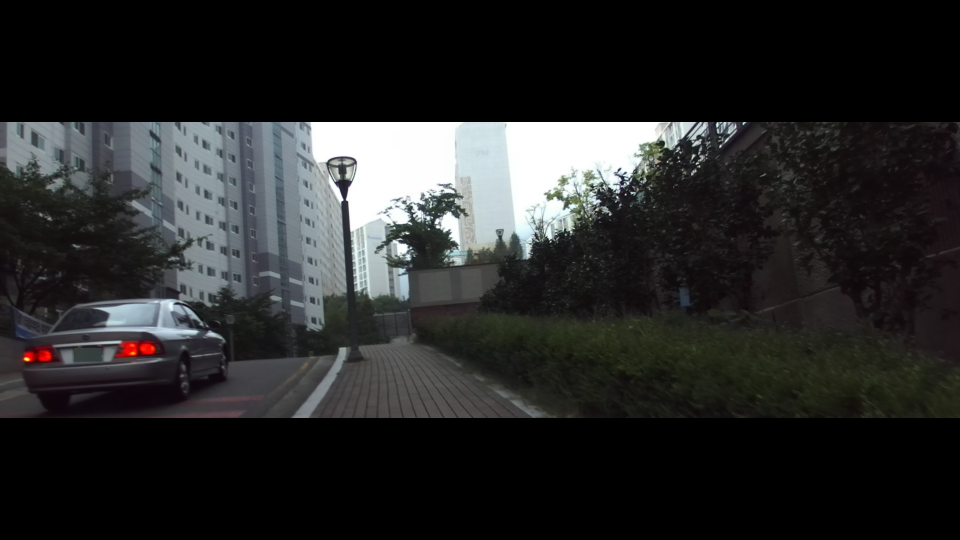
#> input picture min/datas/Depth_007/ZED4_KSC_010821_left.png, 1920 x 1080 px, found by its file name (shown at 1/2 size)
$ jupyter execute --allow-errors main3.ipynb
#> lines starting #> are read from the running program, lines starting #| are printed output that depends on the picture; after the words box and inside, x2 and y2 are one past the last pixel; in counts of white or black regions, pixels touching at a corner belong together
# Stereo Vision
-

# Depth Perception (깊이 인식)
-

# Disparity (디스패리티)
- 왼쪽 사진의 이 픽셀이 오른쪽 사진에서는 어디에 있습니까? 왼쪽에서 보이는 위치와 오른쪽에서 보이는 위치가 다릅니다. 이 x좌표 차이를 계산하는 것이 바로 Disparity (디스패리티) 입니다. (Disparity = 왼쪽 픽셀 위치 - 오른쪽 픽셀 위치 / 200- 180 = 20)
- 왜 disparity가 중요하냐? => 거리(depth)를 계산할 수 있음
  * Depth = (focal_length × baseline) / disparity
  * focal_length = 카메라 렌즈 특성
  * baseline = 두 카메라 사이 거리
  * disparity = 두 이미지에서 물체 위치 차이
- 가까운 물체 : disparity = 큼, Depth = 작음
- 먼물체 : disparity = 작음, Depth = 큼

# Stereo Vision의 핵심 문제?
- 왼쪽 이미지의 픽셀이 오른쪽 이미지의 어느 픽셀인지 찾는 것 **Stereo Matching** 이라고도 함

# disp16.png
- 각 픽셀마다 disparity 값을 저장한 이미지

# Stereo Matching이 매우 어렵다.
1- 하늘 텍스처가 없습니다.
2- 반사, 유리, 물 픽셀이 달라집니다.
3- 왼쪽에서는 보이는데 오른쪽에서는 안 보입니다.

# 그래서 딥러닝, GA Net이 등장합니다.

# GA-Net
- 두 이미지를 입력으로 받아 각 픽셀의 disparity를 예측하는 딥러닝 모델
- 입력 : Left Image, Right Image
- 모델 : GA-Net
- 출력 : Disparity Map

# 전체 파이프라인
Left image
Right image
      ↓
Stereo Matching (GA-Net)
      ↓
Disparity Map
      ↓
Depth 계산
      ↓
3D geometry
      ↓
Slope 계산

# 매우 중요한 이해 포인트
- 여러분 프로젝트는 이미 disparity가 계산된 상태입니다.

1. 두 카메라는 서로 떨어져 있습니다.
```
Camera L        Camera R
    |--------------|
         baseline
```

여기서 baseline은 120 mm 정도 입니다(conf 파일에서 확인 가능, BaseLine = 120.009)

2. 삼각형이 만들어집니다
```
CameraL ----- CameraR
     \        /
      \      /
       \    /
        물체
```
이 삼각형에서

```
disparity
baseline
focal length
```
를 알면 물체 거리(depth)를 계산할 수 있습니다.

```
Depth = (focal_length × baseline) / disparity
```
3. conf 파일이 왜 필요한가
Depth 계산에는
```
focal length
baseline
```
이 필요합니다.

이 값들이 여기 있습니다.
```
[LEFT_CAM_2K]
fx=1394.83
fy=1394.83
```

```
focal length	카메라 렌즈 특성
baseline	두 카메라 사이 거리
disparity	좌우 픽셀 차이
```

```
fx = focal length
```

```
BaseLine = 120.009
```

4. 이제 3D 좌표를 만들 수 있습니다.
이미지 픽셀은
```
(x, y)
```
입니다.

Depth가 추가되면
```
(x, y, z)
```
가 됩니다.

즉 **3D 좌표** 입니다.
이걸 **Point Cloud**라고 합니다.

5. Point Cloud가 왜 중요한가?
- 3D 공간에서 도로는 평면입니다.
- 그래서 우리는 도로 평면을 찾습니다.

6. Plane을 찾는 방법
- 이 점들을 보면 **기울어진 평면**이 위에 있습니다.
- 그래서 **Plane fitting**이라는 알고리즘을 사용합니다. 대표적으로 RANSAC을 사용합니다.

7. ROI는 무엇인가
ROI = Region Of Interest
> 우리가 관심 있는 영역
예를 들어 이미지가 이렇게 있다고 합시다.
```
┌────────────────────┐
│        하늘        │
│                    │
│        건물        │
│                    │
│        사람        │
│                    │
│        도로        │
└────────────────────┘
```
하지만 우리는 도로의 경사만 알고 싶습니다. 그래서 실제로 필요한 영역은
```
┌────────────────────┐
│                    │
│                    │
│                    │
│                    │
│        도로        │
└────────────────────┘
```

그래서 코드에서 이렇게 합니다.
```
roi = (0.6, 1.0)
```
✔ 계산량도 줄어듦

1. Segmentation 기반 장애물 마스킹이 무슨 의미인가?
- 사진에서 “도로/인도(지면)”만 남기고, 사람/차/벽/건물 같은 “지면이 아닌 것”을 가려(=마스킹) 버리는 것입니다.
2. Semantic Segmentation?
- 사진의 모든 픽셀에 대해 “이 픽셀이 무엇인지” 라벨을 붙이는 작업

PIDNet이 하는 일
- 픽셀별 클래스 맵(예: road/sidewalk/person…)
- PIDNet의 “유명한 특징”은: real-time을 목표로 설계돼서, 정확도만 높은 모델보다 빠르게 돌아가도록 최적화되어 있다는 점입니다. https://openaccess.thecvf.com/content/CVPR2023/papers/Xu_PIDNet_A_Real-Time_Semantic_Segmentation_Network_Inspired_by_PID_Controllers_CVPR_2023_paper.pdf?utm_source=chatgpt.com

[cell 1]
# PIDNet 공식 구현/가중치는 GitHub에 있고, 실사용은 “사전학습 가중치로 추론만” 하는 방식이 가장 현실적입니다.
# Qualcomm이 배포한 **PidNet(HuggingFace)**에는 ONNX 모델도 있어 웹데모/CPU 추론에 유리합니다
# Cityscapes 계열 segmentation은 흔히 **19-class trainId(0~18)**를 쓰며, 일반적으로 road, sidewalk 같은 클래스가 포함됩니다. (단, “id” vs “trainId”가 다를 수 있어 모델 출력 라벨 정의를 확인해야 함)
import os
import cv2
import numpy as np
import onnxruntime as ort

MODEL_PATH = "models/pidnet.onnx" # ONNX 모델을 로드할 때 사용됩니다.

# Cityscapes 계열 19-class trainId를 쓰는 경우가 흔함:
# (많은 구현에서) road=0, sidewalk=1 로 학습되는 경우가 많습니다.
# 하지만 모델에 따라 다를 수 있으니, 결과가 이상하면 여기부터 의심하세요.
ROAD_ID = 0
SIDEWALK_ID = 1

'''
0 = road
1 = sidewalk
2 = building
3 = person
4 = car
...
'''

# 이미지 정규화(normalization)
# 전처리: ImageNet mean/std (대부분 segmentation backbone에서 사용)
MEAN = np.array([0.485, 0.456, 0.406], dtype=np.float32)
STD  = np.array([0.229, 0.224, 0.225], dtype=np.float32)

# Segmentation 모델은 특정 입력 해상도에서 학습됨.
# PIDNet/Cityscapes는 보통 (H,W)=(1024,2048)로 학습된 경우가 많아
# 디버깅/재현성 위해 일단 resize 권장.
TARGET_H, TARGET_W = 1024, 2048


# 모델이 먹을 수 있는 형태로 변환 (OpenCV 이미지 → 모델 입력 텐서)
# bgr = OpenCV 이미지
# shape = (H,W,3)
# [82 lines left out: functions preprocess_bgr, postprocess_logits, make_ground_mask, overlay_mask, main, not called in this run]


#> (the rest of this cell did not finish here and is left out)

[cell 2]
import os
import re
import math
import cv2
import numpy as np

# ---------------------------
# 1) .conf 파서 (필요한 값만)
# ---------------------------
def parse_zed_conf(conf_path, section="LEFT_CAM_FHD"):
    """
    section은 이미지 해상도에 맞춰 골라야 합니다.
    너희 crop가 1920x592면 보통 FHD 기준을 많이 씁니다.
    """
    data = {}
    current = None
    with open(conf_path, "r", encoding="utf-8") as f:
        for line in f:
            line = line.strip()
            if not line or line.startswith("#"):
                continue
            m = re.match(r"\[(.+)\]", line)
            if m:
                current = m.group(1)
                data[current] = {}
                continue
            if "=" in line and current is not None:
                k, v = line.split("=", 1)
                data[current][k.strip()] = float(v.strip())

    # intrinsics
    fx = data[section]["fx"]
    fy = data[section]["fy"]
    cx = data[section]["cx"]
    cy = data[section]["cy"]

    # baseline (보통 mm로 제공되는 경우가 많음)
    baseline_mm = data["STEREO"]["BaseLine"]
    baseline_m = baseline_mm / 1000.0

    return fx, fy, cx, cy, baseline_m

# ---------------------------
# 2) disp16 -> disparity(float) -> depth(m)
# ---------------------------
# [136 lines left out: functions disp16_to_depth, depth_to_points, fit_plane_ransac, overlay_plane_inliers_on_image, not called in this run]

# 0) 로드
conf_path = "datas/Depth_007/Depth_007.conf"
#> (the rest of this cell did not finish here and is left out)

[cell 3]
# ---------------------------
# 5) Plane normal -> slope (%)
# ---------------------------
# [35 lines left out: functions plane_to_slope_percent, slope_to_level, not called in this run]

# ---------------------------
# 6) 한 장면 실행 함수
# ---------------------------
def run_one_scene(folder, prefix, conf_path, conf_section="LEFT_CAM_FHD"):
    """
    folder: Depth_007 폴더 경로
    prefix: 예) "ZED4_KSC_010821"
    """
#> called with folder = 'datas/Depth_007', prefix = 'ZED4_KSC_010821', conf_path = 'datas/Depth_007/Depth_007.conf', conf_section = 'LEFT_CAM_FHD'
    # 파일 경로 후보들
    disp16_path = os.path.join(folder, f"{prefix}_disp16.png")
    confmask_path = os.path.join(folder, f"{prefix}_confidence.png")  # binary
    left_path_candidates = [
        os.path.join(folder, f"{prefix}_left.png"),
        os.path.join(folder, f"{prefix}_L.png"),
    ]

    left_path = next((p for p in left_path_candidates if os.path.exists(p)), None)
    if left_path is None:
        raise FileNotFoundError("Left image not found (_left.png or _L.png).")

    if not os.path.exists(disp16_path):
        raise FileNotFoundError(f"disp16 not found: {disp16_path}")
    if not os.path.exists(confmask_path):
        raise FileNotFoundError(f"confidence mask not found: {confmask_path}")

    # 이미지 로드
    left = cv2.imread(left_path, cv2.IMREAD_COLOR)
#> left is the input picture: shape (1080, 1920, 3); mean B, G, R 40.5, 40.5, 40
    disp16 = cv2.imread(disp16_path, cv2.IMREAD_UNCHANGED)  # uint16 expected
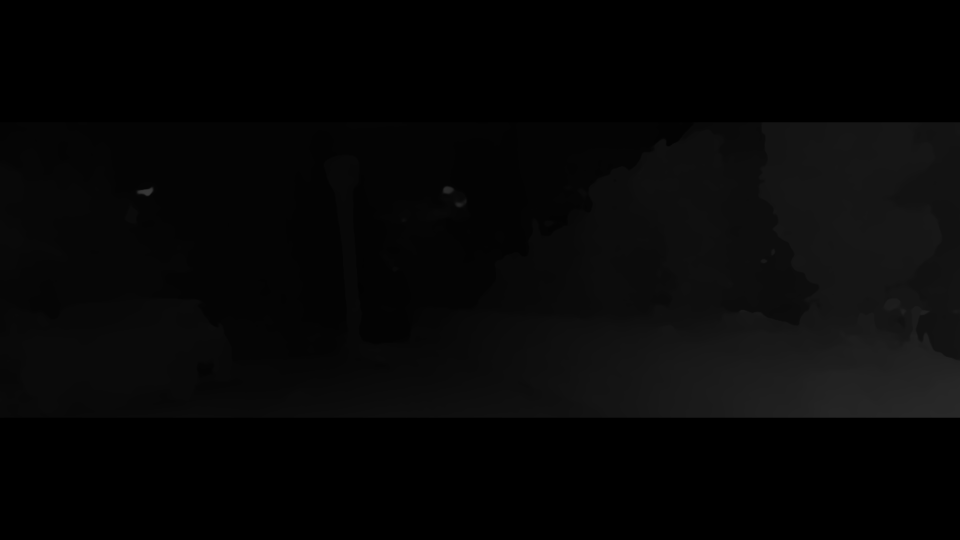
#> input picture min/datas/Depth_007/ZED4_KSC_010821_disp16.png, 1920 x 1080 px, found by its file name (shown at 1/2 size)
#> disp16 is the input picture: shape (1080, 1920) uint16; min 0, max 14363, mean 1686
    confmask = cv2.imread(confmask_path, cv2.IMREAD_GRAYSCALE)
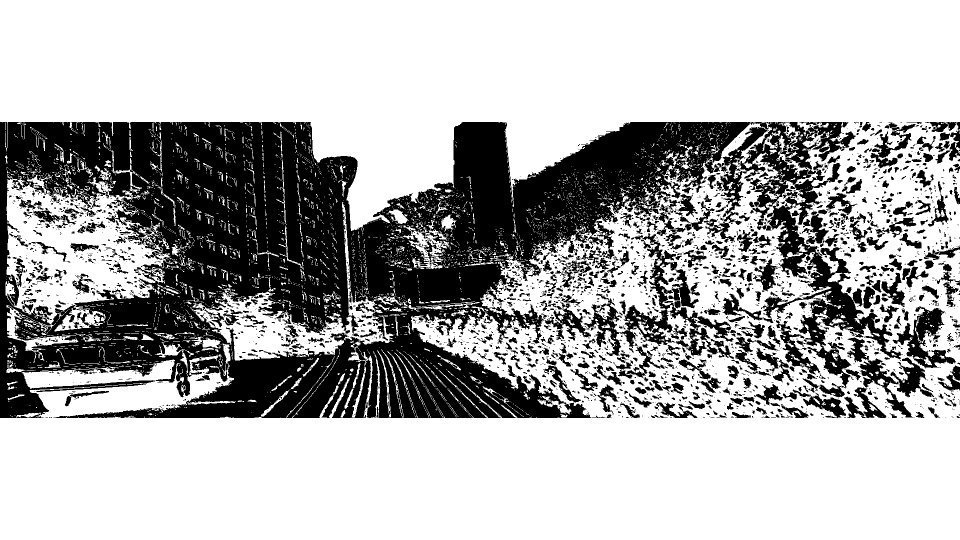
#> input picture min/datas/Depth_007/ZED4_KSC_010821_confidence.png, 1920 x 1080 px, found by its file name (shown at 1/2 size)
#> confmask: shape (1080, 1920); 69.1% white; 2875 black regions (2134 under 20 px), largest, box (x1, y1, x2, y2) and area: (0, 244, 1538, 836) 457747, (1411, 244, 1803, 795) 45218, (1167, 467, 1468, 718) 15754

    if disp16 is None or disp16.dtype != np.uint16:
        raise ValueError("disp16 image must be uint16. Check file reading.")
    if confmask is None:
        raise ValueError("confidence mask load failed.")

    # binary mask 만들기: 흰색(>0)을 True로
    mask = confmask > 0

    # 카메라 파라미터
    fx, fy, cx, cy, baseline_m = parse_zed_conf(conf_path, section=conf_section)

    # disparity -> depth
    disparity, depth_m, used_scale = disp16_to_depth(disp16, fx, baseline_m, disp_scale="auto", min_disp=1.0)

    # points 생성 (하단 ROI + confidence 마스크)
    pts = depth_to_points(depth_m, fx, fy, cx, cy, mask=mask, roi=(0.60, 1.00))

    # plane fitting
    plane, inliers = fit_plane_ransac(pts, n_iter=250, dist_thresh=0.03)

    # slope 계산
    slope_percent, theta = plane_to_slope_percent(plane, assume_camera_y_down=True)
    level = slope_to_level(slope_percent)

    result = {
        "prefix": prefix,
        "disp_scale_used": used_scale,
        "num_points": int(pts.shape[0]),
        "num_inliers": int(np.sum(inliers)),
        "inlier_ratio": float(np.sum(inliers) / max(1, pts.shape[0])),
        "slope_percent": float(slope_percent),
        "theta_degrees": float(theta * 180.0 / math.pi),
        "level": int(level),
        "plane": tuple(float(x) for x in plane),
    }
    return result, left, depth_m, mask

# ---------------------------
# 7) 실행 예시
# ---------------------------
#> (the rest of this cell did not finish here and is left out)
